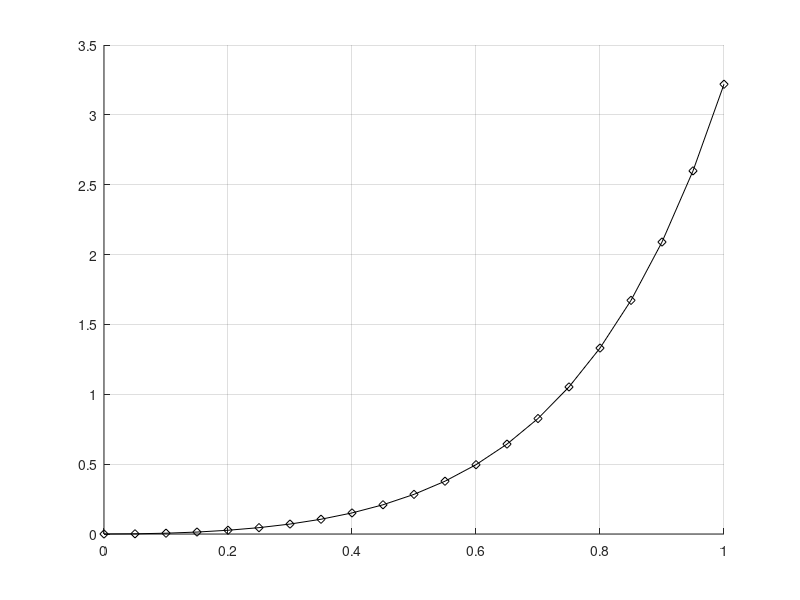

Reproduce this figure in MATLAB. (Note: this script raises an error after producing the figure.)
# Calculo Octave solucion ODE
#Ej5TP7
clear all
clc;clf
inter = [0,1];
h = 0.05;
L = (inter(2)-inter(1))/h;
t = linspace(inter(1),inter(2),L+1)';
format long g
% planteamos el PVI
f = @(t,y) t*exp(3*t) - 2*y;
y0 = 0; # valor inicial
%============================================================
# Solución analitica o Exacta
fex=@(t) (t.*exp(3*t))/5 - (exp(3*t))/25 + (exp(-2*t))/25;
fex = fex(t);
fex21=fex(21);
disp('Valor en el punto final-Solucion Exacta:')
disp(fex21)

# graficamos la exacta
figure(1)
grid on
hold on
plot(t,fex,'k-d')
%============================================================
% Solucion numerica con RK4
[trk,yrk]=rk4(f, [0,1],y0,L);

plot(trk,yrk,'b-o')
grid on
grid minor
% valor al final 
yrk21=yrk(21);
disp('Valor en el punto final-Runge Kutta4:')
disp(yrk21)

%============================================================
%[tAB, yAB] = AdamsBashford_Ord2(f,0, 1, y0, L);
%[tAB, yAB] = AdamsBashford_Ord3(f,0, 1, y0, L);
# Orden 4
%tAB, yAB] = AdamsBashford_Ord4(f,0, 1, y0, L);
%[tAM, yAM] = AdamsMoulton_Ord4(f, x0, xn, y0, N);
%============================================================
% Vamos al calculo Predictor-Corrector (AdamsBashford_Ord4 y AdamsMoulton_Ord4)
[tPC, yPC] = PredictorCorrectorAdams(f,0, 1, y0, L);
%[tPC,yPC] = PredictorCorrectorAdams(f,0,1,y0,L);

plot(tPC,yPC,'r-*')
hold off

% valor al final 
yPC21=yPC(21);
disp('Valor en el punto final-Predictor-Corrector:')
disp(yPC21)

disp('Soluciones en el punto Final')
disp('Exacta RK4 Pred-Corrector')
Soluciones=[fex21 yrk21 yPC21]